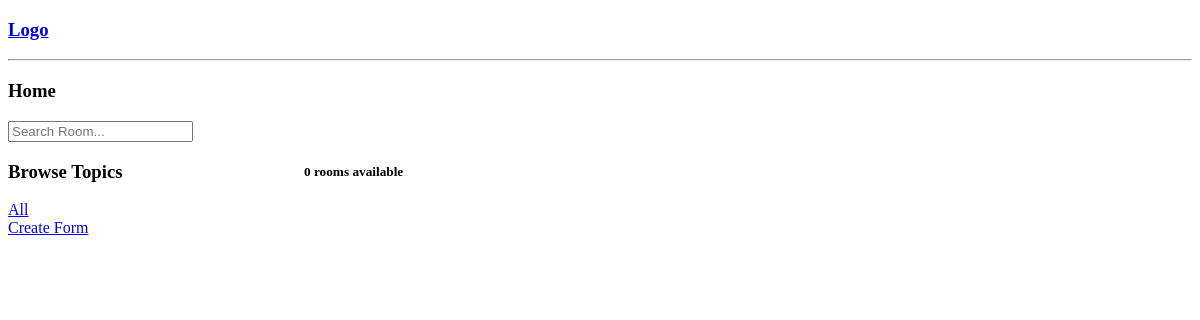
The app's page /?q=Django, older data.
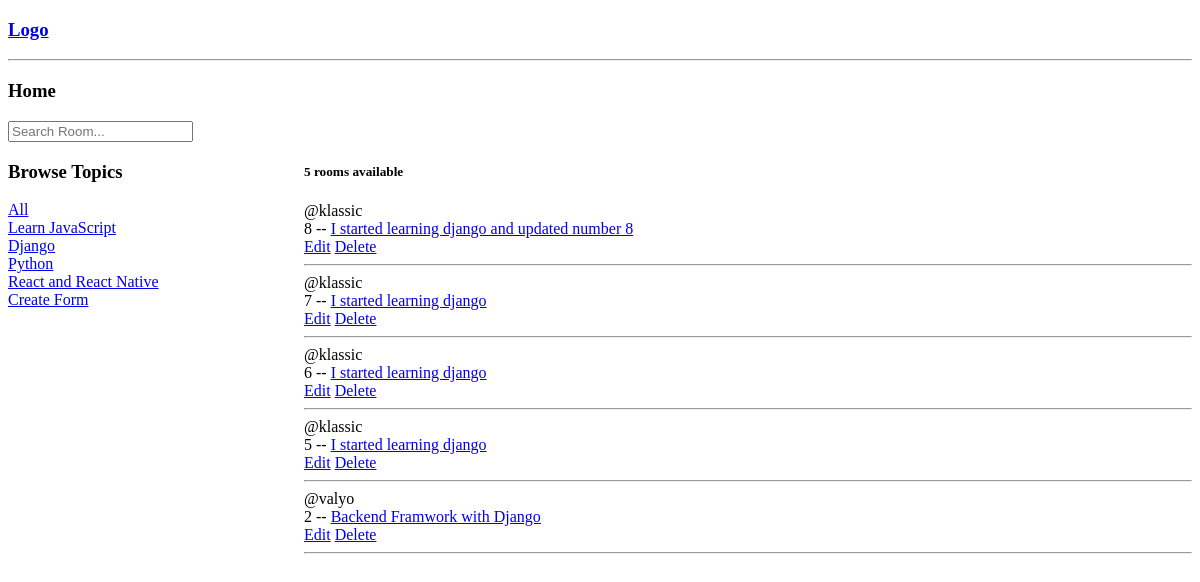
The same page, newer data.
### base/models.py (models this page shows, shortened)
class Topic(models.Model):
    name = models.CharField(max_length=200)

class Room(models.Model):
    host = models.ForeignKey(User, on_delete= models.SET_NULL, null=True)
    topic = models.ForeignKey(Topic, on_delete= models.SET_NULL, null=True)
    name = models.CharField(max_length= 255, )
    description = models.TextField(blank=True, null=True)
    updated = models.DateTimeField(auto_now=True)
    created_date = models.DateTimeField(auto_now_add=True)
    class Meta:
        ordering = ['-updated', '-created_date']

### base/views.py (the view)
# urls.py: path('', views.home, name='home'),
def home(request):
    q = request.GET.get('q') if request.GET.get('q') != None else ''
    rooms = Room.objects.filter(
        Q(topic__name__icontains = q)|
        Q(name__icontains =  q) |
        Q(description__icontains = q)
        )
    topics = Topic.objects.all()
    roomCount = rooms.count()
    context = {'rooms':rooms, 'topics':topics, 'room_count': roomCount}
    return render(request, 'base/home.html',context)

### base/templates/base/home.html (shortened to what this page needs)
{% extends "base.html" %}
{% block content %}
<h3>Home</h3>
<div>
    <form action="{% url 'home' %}" method="GET">
        <input type="text" placeholder= "Search Room..." name = "q">
    </form>
</div>
<div class="home-container">
    <div class="left-sidebar">
        <h3>
            Browse Topics </h3>
            <div>
                <a href="{% url 'home' %}">All</a>
            </div>
            {% for topic in topics  %}
            <div>
                <a href="{% url 'home' %}?q={{topic.name}}">{{topic.name}}</a>
            </div>
            {% endfor %}
            <a href="{% url 'room-form' %}">Create Form</a>
    </div>
    <div>
        <h5>{{room_count}} rooms available</h5>
        {% for room in rooms %}
     <div>
         <span>@{{room.host.username}}</span> <br>
         {{room.id}} -- <a href="{% url 'room' room.id %}">{{room.name}}</a>
<br>
         <a href="{% url 'update-room-form' room.id %}">Edit</a>
         <a href="{% url 'delete-room' room.id %}">Delete</a>
         <hr>
     </div>
    {% endfor %}
    </div>
{% endblock content %}

Row changes from the older to the newer data that the page shows:
added Topic: name "Learn JavaScript"
added Topic: name "Django"
added Topic: name "Python"
added Topic: name "React and React Native"
added Room: host.username "klassic", id "8", name "I started learning django and updated number 8"
added Room: host.username "klassic", id "7", name "I started learning django"
added Room: host.username "klassic", id "6", name "I started learning django"
added Room: host.username "klassic", id "5", name "I started learning django"
added Room: host.username "valyo", id "2", name "Backend Framwork with Django"
Text that changed along with them:
{{ room_count }}: "0" → "5"
